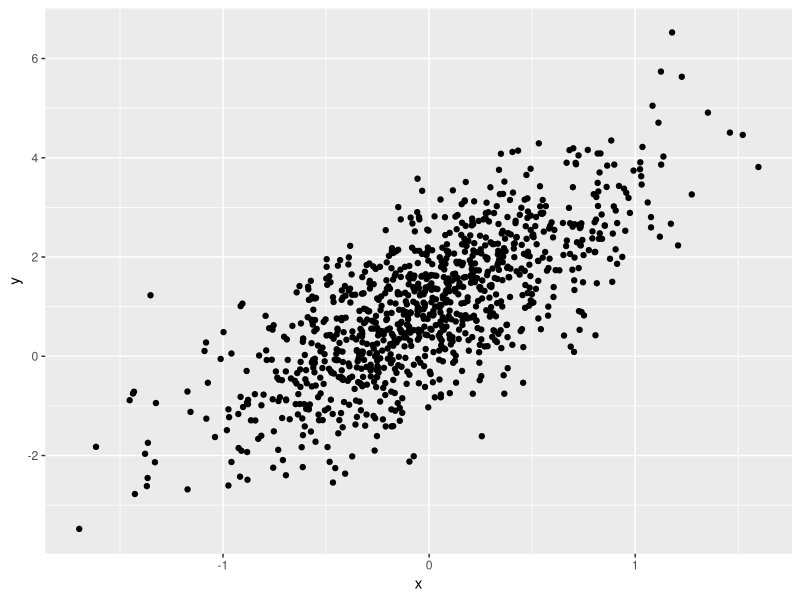
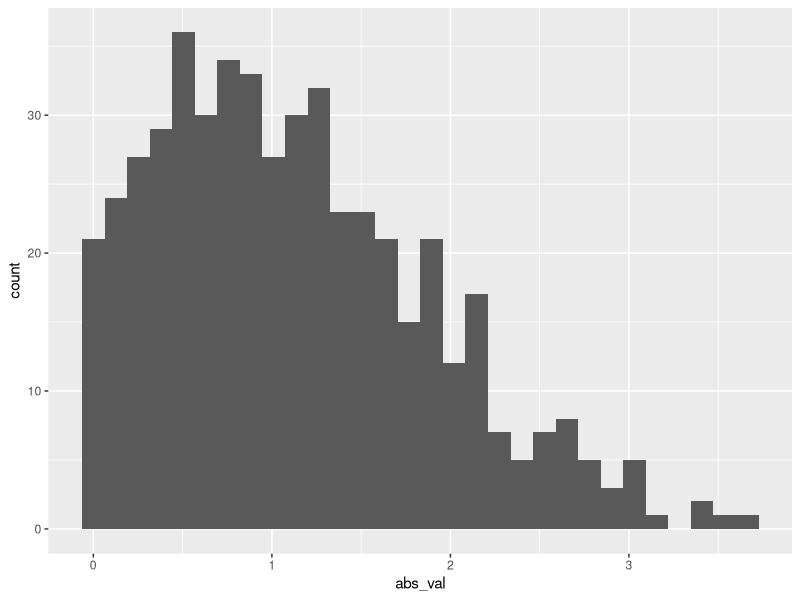

Source code (R) for these figures, in order:
## ---- chunk 1
library(tidyverse)
## ---- chunk 2
samp = rnorm(100)
length(samp)
## ---- chunk 3
set.seed(1234)

plot_df =                           
  tibble(
    x = rnorm(1000, sd = .5),
    y = 1 + 2 * x + rnorm(1000),
  )

ggplot(plot_df, aes(x = x, y = y)) + geom_point()
## ---- chunk 4
set.seed(12)

learning_df = 
  tibble(
    sample = rnorm(500, mea = 1),
    gr_than_0 = sample > 0,
    abs_val = abs(sample)
  )

ggplot(learning_df, aes(x = abs_val)) + geom_histogram()
       
